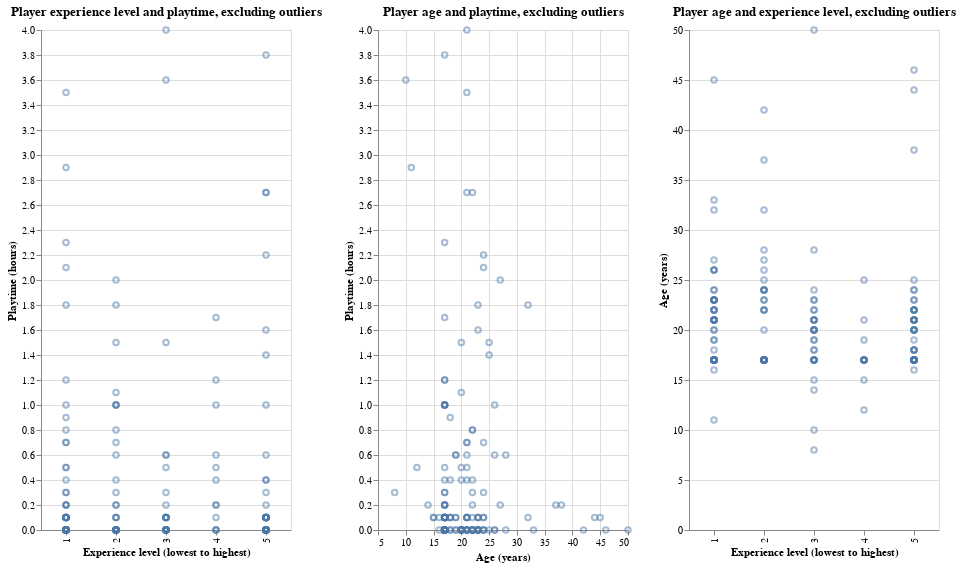

The code cell stored with this chart in its notebook:
### Code cell
players_filtered_1 = players_filtered[(players_filtered["played_hours"] <= 5) & (players_filtered["age"] <=60)]
players_filtered_1

age_scatter2 = alt.Chart(players_filtered_1, title="Player age and playtime, excluding outliers").mark_point(opacity=0.5).encode(
    x=alt.X("age").scale(zero=False).title("Age (years)"),
    y=alt.Y("played_hours").title("Playtime (hours)")
).properties(width=250, height=500)


experience_scatter2 = alt.Chart(players_filtered_1, title="Player experience level and playtime, excluding outliers").mark_point(opacity=0.5).encode(
    x=alt.X("experience_num:O").scale(zero=False).title("Experience level (lowest to highest)"),
    y=alt.Y("played_hours").title("Playtime (hours)")
).properties(width=250, height=500)

age_exp_scatter = alt.Chart(players_filtered_1, title="Player age and experience level, excluding outliers").mark_point(opacity=0.5).encode(
    x=alt.X("experience_num:O").scale(zero=False).title("Experience level (lowest to highest)"),
    y=alt.Y("age").title("Age (years)")
).properties(width=250, height=500)

display(experience_scatter2 | age_scatter2 | age_exp_scatter)

### Figure 1 — Vega specification as saved in the notebook (floating-point values rounded to 4 significant figures; data arrays with more than 128 entries replaced by an {"elided": "..."} marker saying what was removed)
{"$schema": "https://vega.github.io/schema/vega/v5.json", "data": [{"name": "source_0"}, {"name": "data_0", "values": {"elided": "179 records"}}, {"name": "data_1", "values": {"elided": "179 records"}}, {"name": "data_2", "values": {"elided": "179 records"}}, {"name": "data_0_concat_0_x_domain_experience_num", "values": [{"experience_num": 5}, {"experience_num": 1}, {"experience_num": 3}, {"experience_num": 4}, {"experience_num": 2}]}, {"name": "data_0_concat_0_y_domain_played_hours", "values": [{"min": 0.0, "max": 4.0}]}, {"name": "data_1_concat_1_x_domain_age", "values": [{"min": 8, "max": 50}]}, {"name": "data_1_concat_1_y_domain_played_hours", "values": [{"min": 0.0, "max": 4.0}]}, {"name": "data_2_concat_2_x_domain_experience_num", "values": [{"experience_num": 5}, {"experience_num": 1}, {"experience_num": 3}, {"experience_num": 4}, {"experience_num": 2}]}, {"name": "data_2_concat_2_y_domain_age", "values": [{"min": 8, "max": 50}]}], "signals": [{"name": "childWidth", "value": 250}], "marks": [{"type": "group", "name": "concat_0_group", "encode": {"update": {"width": {"signal": "childWidth"}, "height": {"signal": "height"}}}, "marks": [{"type": "symbol", "name": "concat_0_marks", "from": {"data": "data_0"}, "encode": {"update": {"x": {"field": "experience_num", "scale": "concat_0_x"}, "y": {"field": "played_hours", "scale": "concat_0_y"}, "stroke": {"value": "#4c78a8"}, "fill": {"value": "transparent"}, "opacity": {"value": 0.5}}}, "style": ["point"]}], "axes": [{"scale": "concat_0_y", "gridScale": "concat_0_x", "minExtent": 0, "orient": "left", "ticks": false, "aria": false, "grid": true, "domain": false, "labels": false, "zindex": 0, "tickCount": {"signal": "ceil(height/40)"}, "maxExtent": 0}, {"scale": "concat_0_x", "zindex": 0, "title": "Experience level (lowest to highest)", "labelBaseline": "middle", "labelAlign": "right", "grid": false, "orient": "bottom", "labelAngle": 270}, {"scale": "concat_0_y", "grid": false, "title": "Playtime (hours)", "tickCount": {"signal": "ceil(height/40)"}, "orient": "left", "zindex": 0, "labelOverlap": true}], "title": {"text": "Player experience level and playtime, excluding outliers", "frame": "group"}, "style": "cell"}, {"type": "group", "name": "concat_1_group", "encode": {"update": {"height": {"signal": "height"}, "width": {"signal": "childWidth"}}}, "marks": [{"type": "symbol", "name": "concat_1_marks", "from": {"data": "data_1"}, "encode": {"update": {"x": {"field": "age", "scale": "concat_1_x"}, "fill": {"value": "transparent"}, "y": {"field": "played_hours", "scale": "concat_1_y"}, "opacity": {"value": 0.5}, "stroke": {"value": "#4c78a8"}}}, "style": ["point"]}], "axes": [{"scale": "concat_1_x", "labels": false, "grid": true, "domain": false, "gridScale": "concat_1_y", "ticks": false, "tickCount": {"signal": "ceil(childWidth/40)"}, "minExtent": 0, "zindex": 0, "orient": "bottom", "maxExtent": 0, "aria": false}, {"scale": "concat_1_y", "maxExtent": 0, "aria": false, "gridScale": "concat_1_x", "orient": "left", "domain": false, "minExtent": 0, "ticks": false, "zindex": 0, "grid": true, "tickCount": {"signal": "ceil(height/40)"}, "labels": false}, {"scale": "concat_1_x", "zindex": 0, "title": "Age (years)", "tickCount": {"signal": "ceil(childWidth/40)"}, "orient": "bottom", "grid": false, "labelFlush": true, "labelOverlap": true}, {"scale": "concat_1_y", "orient": "left", "grid": false, "labelOverlap": true, "zindex": 0, "title": "Playtime (hours)", "tickCount": {"signal": "ceil(height/40)"}}], "title": {"text": "Player age and playtime, excluding outliers", "frame": "group"}, "style": "cell"}, {"type": "group", "name": "concat_2_group", "encode": {"update": {"width": {"signal": "childWidth"}, "height": {"signal": "height"}}}, "marks": [{"type": "symbol", "name": "concat_2_marks", "from": {"data": "data_2"}, "encode": {"update": {"y": {"field": "age", "scale": "concat_2_y"}, "opacity": {"value": 0.5}, "x": {"field": "experience_num", "scale": "concat_2_x"}, "fill": {"value": "transparent"}, "stroke": {"value": "#4c78a8"}}}, "style": ["point"]}], "axes": [{"scale": "concat_2_y", "grid": true, "aria": false, "minExtent": 0, "tickCount": {"signal": "ceil(height/40)"}, "labels": false, "gridScale": "concat_2_x", "ticks": false, "zindex": 0, "domain": false, "maxExtent": 0, "orient": "left"}, {"scale": "concat_2_x", "zindex": 0, "title": "Experience level (lowest to highest)", "grid": false, "orient": "bottom", "labelAlign": "right", "labelAngle": 270, "labelBaseline": "middle"}, {"scale": "concat_2_y", "grid": false, "title": "Age (years)", "labelOverlap": true, "orient": "left", "tickCount": {"signal": "ceil(height/40)"}, "zindex": 0}], "title": {"text": "Player age and experience level, excluding outliers", "frame": "group"}, "style": "cell"}], "scales": [{"name": "concat_0_x", "type": "point", "domain": {"data": "data_0_concat_0_x_domain_experience_num", "field": "experience_num", "sort": true}, "range": [0, {"signal": "childWidth"}], "padding": 0.5}, {"name": "concat_0_y", "type": "linear", "domain": [{"signal": "(data(\"data_0_concat_0_y_domain_played_hours\")[0] || {}).min"}, {"signal": "(data(\"data_0_concat_0_y_domain_played_hours\")[0] || {}).max"}], "range": [{"signal": "height"}, 0], "zero": true, "nice": true}, {"name": "concat_1_x", "type": "linear", "domain": [{"signal": "(data(\"data_1_concat_1_x_domain_age\")[0] || {}).min"}, {"signal": "(data(\"data_1_concat_1_x_domain_age\")[0] || {}).max"}], "range": [0, {"signal": "childWidth"}], "zero": false, "nice": true}, {"name": "concat_1_y", "type": "linear", "domain": [{"signal": "(data(\"data_1_concat_1_y_domain_played_hours\")[0] || {}).min"}, {"signal": "(data(\"data_1_concat_1_y_domain_played_hours\")[0] || {}).max"}], "range": [{"signal": "height"}, 0], "nice": true, "zero": true}, {"name": "concat_2_x", "type": "point", "domain": {"data": "data_2_concat_2_x_domain_experience_num", "field": "experience_num", "sort": true}, "range": [0, {"signal": "childWidth"}], "padding": 0.5}, {"name": "concat_2_y", "type": "linear", "domain": [{"signal": "(data(\"data_2_concat_2_y_domain_age\")[0] || {}).min"}, {"signal": "(data(\"data_2_concat_2_y_domain_age\")[0] || {}).max"}], "range": [{"signal": "height"}, 0], "nice": true, "zero": true}], "background": "white", "height": 500, "layout": {"padding": 20, "bounds": "full", "align": "each"}, "padding": 5}
